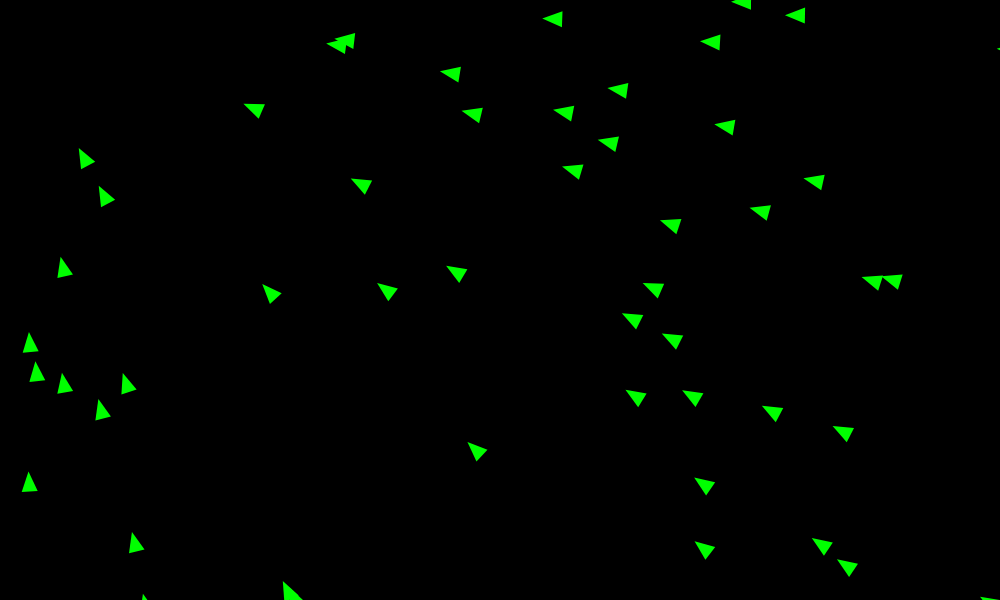
Frame 1 (no input)
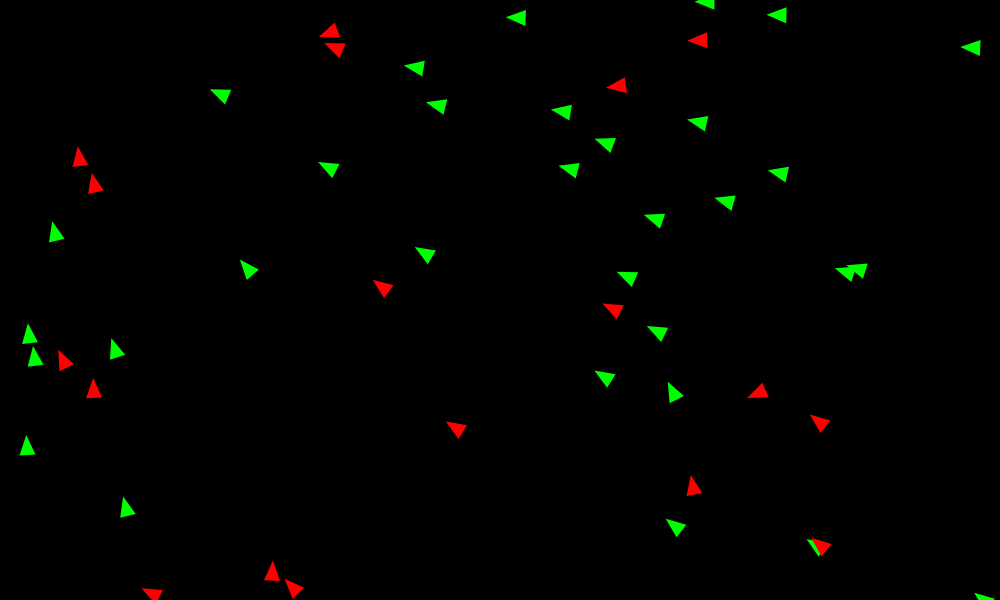
Frame 60 (no input)
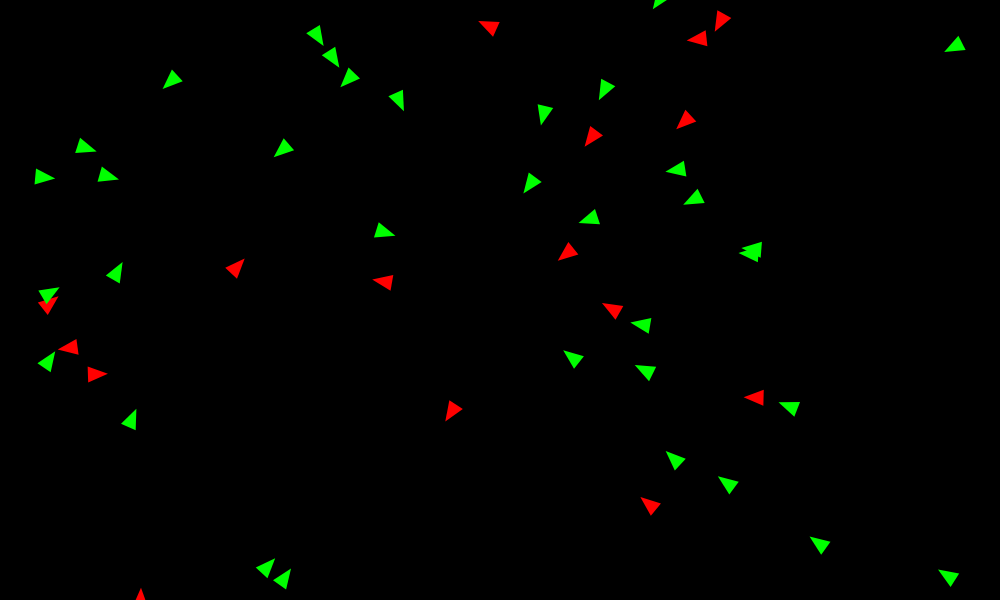
Frame 120 (the mouse pressed at the canvas centre since frame 60)

The p5.js sketch that drew these frames (run headless with seeded random() and noise() and a simulated clock; from frame 60 on, the mouse is pressed at the canvas centre):

// p5.js sketch
// ── sketch.js
var vehicles = [];

function setup() {
  createCanvas(1000, 600);

  for (var i = 0; i < 50; i++) {
    vehicles.push(new Agent(random(width), random(height)));
  }
}

function draw() {
  background(0);

  for (var i = 0; i < vehicles.length; i++) {
    var v = vehicles[i];

    var target = createVector(mouseX, mouseY);
    v.process(target);
    v.update();
    v.checkEdges();
    v.display();
  }
}

function mousePressed() {
  DEBUG_MODE = !DEBUG_MODE;
}

// ── Agent.js
"use strict";
let AWAKE=0;
let SEEK=1;
let DEBUG_MODE=false;
class Agent {
  constructor(x, y) {
    this.pos = createVector(x, y);
    this.vel = createVector();
    this.acc = createVector();
    this.angle = 0;

    this.maxDesiredVelocity = 10;
    this.maxSteerForce = 0.01;

    this.state = AWAKE;
    this.sleep_pt = 1;
    this.awake_pt = 2;
    //detect
    this.detectVector = createVector();
    this.directionVector = createVector();
    this.predictDistance = 50;
    this.detectRadius = 60;
  }
  update() {
    this.vel.add(this.acc);
    this.pos.add(this.vel);
    this.acc.mult(0);
    this.angle = this.vel.heading();
  }
  process(target){
    if (this.state==AWAKE){
      this.detect(target);
      this.seek(target);
      let r=random(0, 100);
      if (r<this.sleep_pt) this.state=SEEK;
    }
    else{
      let steer = createVector(-this.vel.y, this.vel.x).mult(random(-1, 1));
      steer.limit(0.001);
      this.vel.limit(0.01);
      this.vel.add(steer);
      let r=random(0, 100);
      if (r<this.awake_pt) this.state=AWAKE;
    }
  }
  detect(target) {
    this.detectVector = p5.Vector.mult(this.vel.copy().normalize(), this.predictDistance);
    var centerPos = p5.Vector.add(this.pos, this.detectVector)
    
    this.directionVector = p5.Vector.sub(target, centerPos);
    this.directionVector.setMag(this.detectRadius);
    //this.directionVector.mult(-1);

    var directionPos = p5.Vector.add(centerPos, this.directionVector);
    this.seek(directionPos);
  }
  seek(target) {
    var desired = p5.Vector.sub(target, this.pos);
    desired.setMag(this.maxDesiredVelocity);
    var steer = p5.Vector.sub(desired, this.vel);
    steer.limit(this.maxSteerForce);
    this.applyForce(steer);
  }
  applyForce(force) {
    this.acc.add(force);
  }
  checkEdges() {
    if (this.pos.x < 0) {
      this.pos.x = width;
    } else if (this.pos.x > width) {
      this.pos.x = 0;
    }
    if (this.pos.y < 0) {
      this.pos.y = height;
    } else if (this.pos.y > height) {
      this.pos.y = 0;
    }
  }
  display() {
    push();
    translate(this.pos.x, this.pos.y);

    push();
    rotate(this.angle);
    noStroke();
    if (this.state==AWAKE) fill(0, 255, 0);
    else fill(255,0,0);
    triangle(0, 0, -20, 8, -20, -8);
    pop();

    pop();
  }
}
